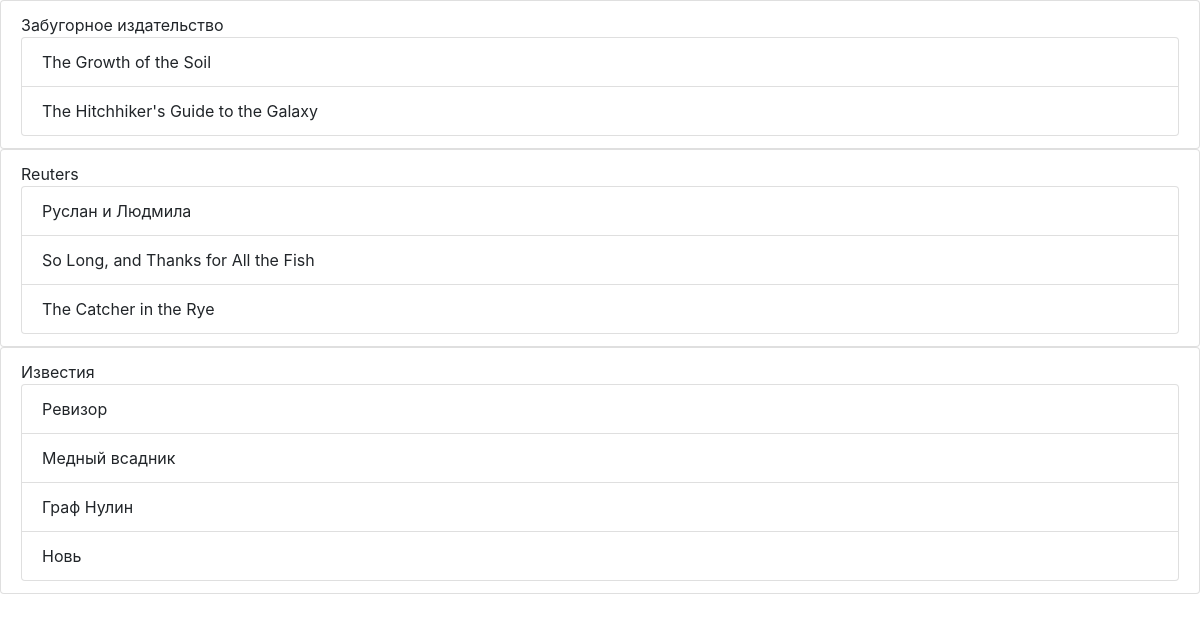
The page /publisher/ on the database as committed earlier.
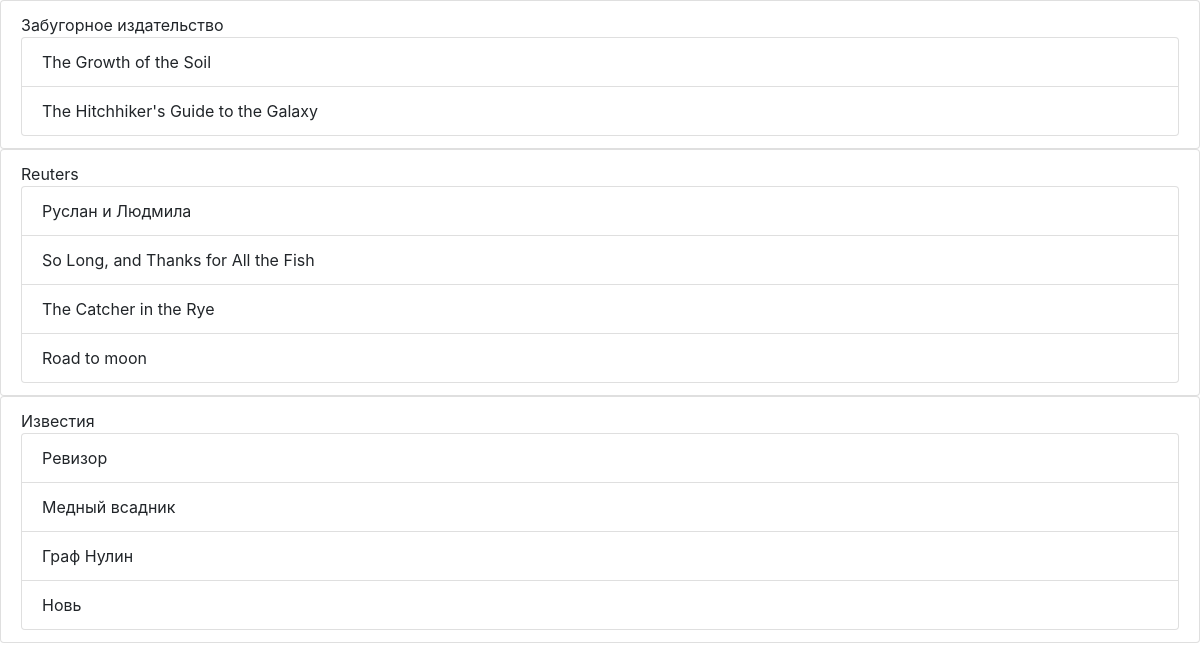
The same page on the database as committed later.
### p_library/models.py (models this page shows, shortened)
class Publisher(models.Model):
    name = models.TextField()

class Book(models.Model):
    ISBN = models.CharField(max_length=13)
    title = models.TextField()
    description = models.TextField()
    year_release = models.SmallIntegerField()
    author = models.ForeignKey(Author, on_delete=models.CASCADE, related_name='authors_name')
    publisher = models.ForeignKey(Publisher, null=True, on_delete=models.CASCADE, blank=True, related_name='books')
    copy_count = models.SmallIntegerField(default=0)
    price = models.DecimalField(max_digits=6, decimal_places=2, default=Decimal('0000.00'))

### p_library/views.py (the view)
# urls.py: path('publisher/', views.book_publisher),
def book_publisher(request):
    template = loader.get_template('publisher.html')
    biblio_data = {
        'publishers': Publisher.objects.all()
    }
    return HttpResponse(template.render(biblio_data, request))

### p_library/templates/publisher.html (shortened to what this page needs)
<!DOCTYPE html>
<html lang="ru">
<head>
    <link rel="stylesheet" href="https://stackpath.bootstrapcdn.com/bootstrap/4.3.1/css/bootstrap.min.css">
</head>
<body>
    <div class="panel panel-primary">
        {% for publisher in publishers %}
            <ul class="list-group">
                <li class="list-group-item">
                    {{ publisher.name }}
                    <ul class="list-group">
                        {% for book in publisher.books.all %}
                            <li class="list-group-item"> {{ book.title }}</li>
                        {% endfor %}
                    </ul>
                </li>
            </ul>
        {% endfor %}
    </div>
</body>
</html>

Rows that differ between the two databases and show on the page:
added Book: title "Road to moon", shown under Publisher "Reuters"
